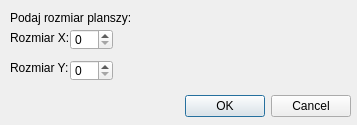
<?xml version="1.0" encoding="UTF-8"?>
<ui version="4.0">
 <class>NewBoardDialog</class>
 <widget class="QDialog" name="NewBoardDialog">
  <property name="geometry">
   <rect>
    <x>0</x>
    <y>0</y>
    <width>357</width>
    <height>125</height>
   </rect>
  </property>
  <property name="windowTitle">
   <string>Nowa plansza</string>
  </property>
  <widget class="QDialogButtonBox" name="buttonBox">
   <property name="geometry">
    <rect>
     <x>10</x>
     <y>90</y>
     <width>341</width>
     <height>32</height>
    </rect>
   </property>
   <property name="orientation">
    <enum>Qt::Horizontal</enum>
   </property>
   <property name="standardButtons">
    <set>QDialogButtonBox::Cancel|QDialogButtonBox::Ok</set>
   </property>
  </widget>
  <widget class="QLabel" name="label">
   <property name="geometry">
    <rect>
     <x>10</x>
     <y>10</y>
     <width>131</width>
     <height>16</height>
    </rect>
   </property>
   <property name="text">
    <string>Podaj rozmiar planszy:</string>
   </property>
  </widget>
  <widget class="QLabel" name="label_2">
   <property name="geometry">
    <rect>
     <x>10</x>
     <y>30</y>
     <width>61</width>
     <height>16</height>
    </rect>
   </property>
   <property name="text">
    <string>Rozmiar X:</string>
   </property>
  </widget>
  <widget class="QLabel" name="label_3">
   <property name="geometry">
    <rect>
     <x>10</x>
     <y>60</y>
     <width>61</width>
     <height>16</height>
    </rect>
   </property>
   <property name="text">
    <string>Rozmiar Y:</string>
   </property>
  </widget>
  <widget class="QSpinBox" name="sizeX">
   <property name="geometry">
    <rect>
     <x>70</x>
     <y>29</y>
     <width>43</width>
     <height>21</height>
    </rect>
   </property>
  </widget>
  <widget class="QSpinBox" name="sizeY">
   <property name="geometry">
    <rect>
     <x>70</x>
     <y>60</y>
     <width>43</width>
     <height>21</height>
    </rect>
   </property>
  </widget>
 </widget>
 <resources/>
 <connections>
  <connection>
   <sender>buttonBox</sender>
   <signal>accepted()</signal>
   <receiver>NewBoardDialog</receiver>
   <slot>accept()</slot>
   <hints>
    <hint type="sourcelabel">
     <x>248</x>
     <y>254</y>
    </hint>
    <hint type="destinationlabel">
     <x>157</x>
     <y>274</y>
    </hint>
   </hints>
  </connection>
  <connection>
   <sender>buttonBox</sender>
   <signal>rejected()</signal>
   <receiver>NewBoardDialog</receiver>
   <slot>reject()</slot>
   <hints>
    <hint type="sourcelabel">
     <x>316</x>
     <y>260</y>
    </hint>
    <hint type="destinationlabel">
     <x>286</x>
     <y>274</y>
    </hint>
   </hints>
  </connection>
 </connections>
</ui>
